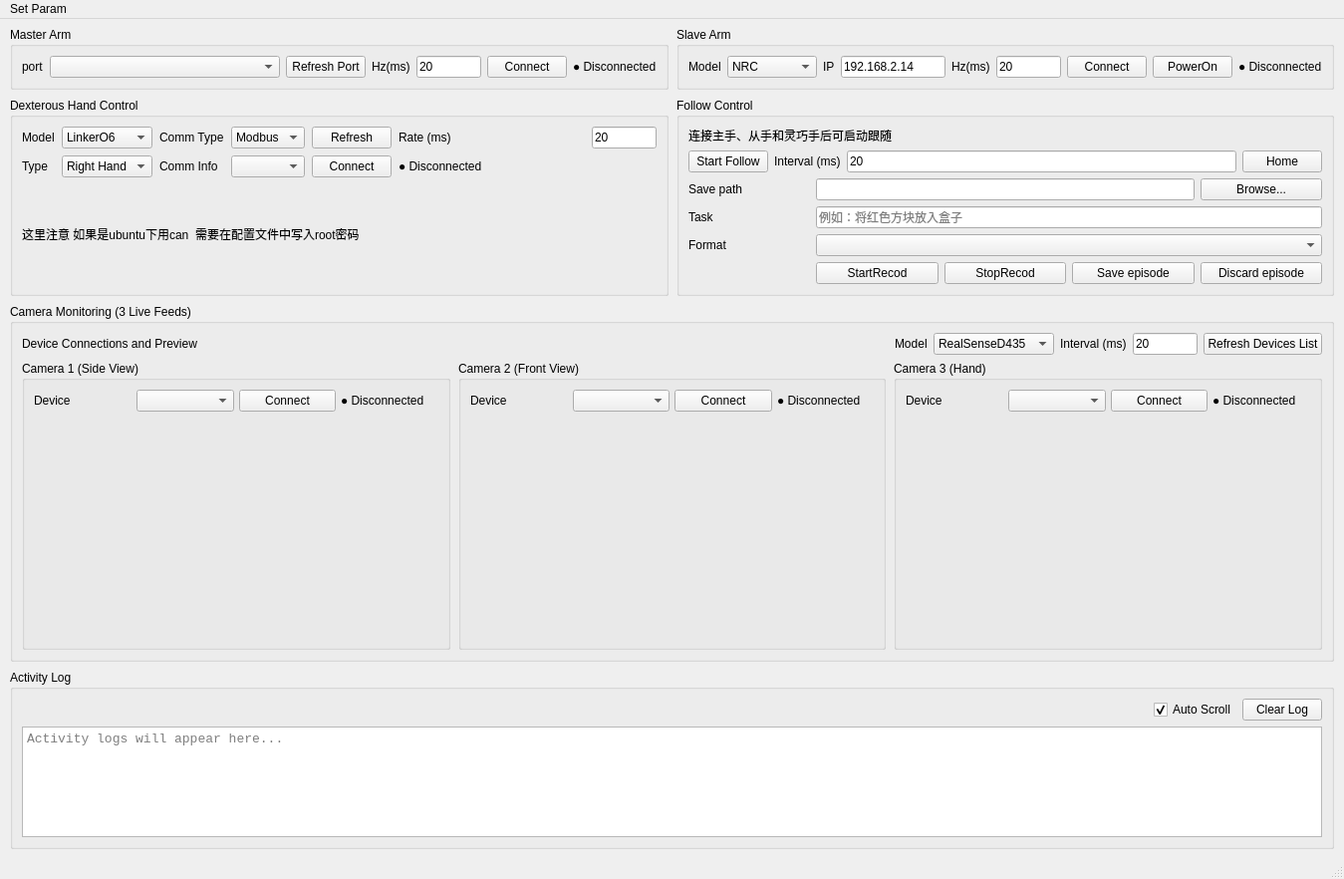
<?xml version="1.0" encoding="UTF-8"?>
<ui version="4.0">
 <class>MainWindow</class>
 <widget class="QMainWindow" name="MainWindow">
  <property name="geometry">
   <rect>
    <x>0</x>
    <y>0</y>
    <width>1349</width>
    <height>882</height>
   </rect>
  </property>
  <property name="windowTitle">
   <string>MainWindow</string>
  </property>
  <widget class="QWidget" name="centralwidget">
   <layout class="QVBoxLayout" name="verticalLayout_main" stretch="0,0,2,1">
    <property name="spacing">
     <number>8</number>
    </property>
    <property name="leftMargin">
     <number>10</number>
    </property>
    <property name="topMargin">
     <number>8</number>
    </property>
    <property name="rightMargin">
     <number>10</number>
    </property>
    <property name="bottomMargin">
     <number>8</number>
    </property>
    <item>
     <layout class="QHBoxLayout" name="horizontalLayout" stretch="1,1">
      <item>
       <widget class="QGroupBox" name="groupBox_2">
        <property name="title">
         <string>Master Arm</string>
        </property>
        <layout class="QHBoxLayout" name="horizontalLayout_master_arm" stretch="0,1,0,0,0,0,0">
         <property name="spacing">
          <number>6</number>
         </property>
         <item>
          <widget class="QLabel" name="label_31">
           <property name="text">
            <string>port</string>
           </property>
          </widget>
         </item>
         <item>
          <widget class="QComboBox" name="comboBox_master_port"/>
         </item>
         <item>
          <widget class="QPushButton" name="pushButton_refresh_master_port">
           <property name="text">
            <string>Refresh Port</string>
           </property>
          </widget>
         </item>
         <item>
          <widget class="QLabel" name="label_38">
           <property name="text">
            <string>Hz(ms)</string>
           </property>
          </widget>
         </item>
         <item>
          <widget class="QLineEdit" name="lineEdit_master_read_pos_rate">
           <property name="maximumSize">
            <size>
             <width>65</width>
             <height>16777215</height>
            </size>
           </property>
           <property name="text">
            <string>20</string>
           </property>
          </widget>
         </item>
         <item>
          <widget class="QPushButton" name="pushButton_connect_master_arm">
           <property name="text">
            <string>Connect</string>
           </property>
          </widget>
         </item>
         <item>
          <widget class="QLabel" name="label_master_status">
           <property name="minimumSize">
            <size>
             <width>78</width>
             <height>0</height>
            </size>
           </property>
           <property name="text">
            <string>● Disconnected</string>
           </property>
          </widget>
         </item>
        </layout>
       </widget>
      </item>
      <item>
       <widget class="QGroupBox" name="groupBox">
        <property name="title">
         <string>Slave Arm</string>
        </property>
        <layout class="QHBoxLayout" name="horizontalLayout_slave_arm" stretch="0,0,0,1,0,0,0,0,0">
         <property name="spacing">
          <number>6</number>
         </property>
         <item>
          <widget class="QLabel" name="label_32">
           <property name="text">
            <string>Model</string>
           </property>
          </widget>
         </item>
         <item>
          <widget class="QComboBox" name="comboBox_robot_type">
           <item>
            <property name="text">
             <string>NRC</string>
            </property>
           </item>
           <item>
            <property name="text">
             <string>Dobot_Cr3</string>
            </property>
           </item>
          </widget>
         </item>
         <item>
          <widget class="QLabel" name="label_16">
           <property name="text">
            <string>IP</string>
           </property>
          </widget>
         </item>
         <item>
          <widget class="QLineEdit" name="lineEdit_slave_arm_ip">
           <property name="text">
            <string>192.168.2.14</string>
           </property>
          </widget>
         </item>
         <item>
          <widget class="QLabel" name="label_30">
           <property name="text">
            <string>Hz(ms)</string>
           </property>
          </widget>
         </item>
         <item>
          <widget class="QLineEdit" name="lineEdit_slave_read_pos_rate">
           <property name="maximumSize">
            <size>
             <width>65</width>
             <height>16777215</height>
            </size>
           </property>
           <property name="text">
            <string>20</string>
           </property>
          </widget>
         </item>
         <item>
          <widget class="QPushButton" name="Btn_robot_connect">
           <property name="text">
            <string>Connect</string>
           </property>
          </widget>
         </item>
         <item>
          <widget class="QPushButton" name="pushButton_robot_PowerOn">
           <property name="text">
            <string>PowerOn</string>
           </property>
          </widget>
         </item>
         <item>
          <widget class="QLabel" name="label_slave_status">
           <property name="minimumSize">
            <size>
             <width>78</width>
             <height>0</height>
            </size>
           </property>
           <property name="text">
            <string>● Disconnected</string>
           </property>
          </widget>
         </item>
        </layout>
       </widget>
      </item>
     </layout>
    </item>
    <item>
     <layout class="QHBoxLayout" name="horizontalLayout_control_panels" stretch="1,1">
      <property name="spacing">
       <number>8</number>
      </property>
      <item>
       <widget class="QGroupBox" name="groupBox_hand_control">
        <property name="title">
         <string>Dexterous Hand Control</string>
        </property>
        <layout class="QVBoxLayout" name="verticalLayout_hand_control">
         <property name="spacing">
          <number>7</number>
         </property>
         <item>
          <layout class="QGridLayout" name="gridLayout_5">
           <item row="1" column="4">
            <widget class="QPushButton" name="pushButton_connect_hand">
             <property name="text">
              <string>Connect</string>
             </property>
            </widget>
           </item>
           <item row="1" column="5">
            <widget class="QLabel" name="label_hand_status">
             <property name="minimumSize">
              <size>
               <width>78</width>
               <height>0</height>
              </size>
             </property>
             <property name="text">
              <string>● Disconnected</string>
             </property>
            </widget>
           </item>
           <item row="1" column="0">
            <widget class="QLabel" name="label_34">
             <property name="text">
              <string>Type</string>
             </property>
            </widget>
           </item>
           <item row="0" column="3">
            <widget class="QComboBox" name="comboBox_hand_comm_type">
             <item>
              <property name="text">
               <string>Modbus</string>
              </property>
             </item>
             <item>
              <property name="text">
               <string>Can</string>
              </property>
             </item>
            </widget>
           </item>
           <item row="0" column="2">
            <widget class="QLabel" name="label_35">
             <property name="text">
              <string>Comm Type</string>
             </property>
            </widget>
           </item>
           <item row="1" column="3">
            <widget class="QComboBox" name="comboBox_hand_comm_info"/>
           </item>
           <item row="1" column="2">
            <widget class="QLabel" name="label_36">
             <property name="text">
              <string>Comm Info</string>
             </property>
            </widget>
           </item>
           <item row="1" column="1">
            <widget class="QComboBox" name="comboBox_hand_type">
             <item>
              <property name="text">
               <string>Right Hand</string>
              </property>
             </item>
             <item>
              <property name="text">
               <string>Left Hand</string>
              </property>
             </item>
            </widget>
           </item>
           <item row="0" column="4">
            <widget class="QPushButton" name="pushButton_refresh_hand_connect_info">
             <property name="text">
              <string>Refresh</string>
             </property>
            </widget>
           </item>
           <item row="0" column="5">
            <layout class="QHBoxLayout" name="horizontalLayout_hand_read_rate">
             <item>
              <widget class="QLabel" name="label_hand_read_rate">
               <property name="text">
                <string>Rate (ms)</string>
               </property>
              </widget>
             </item>
             <item>
              <widget class="QLineEdit" name="lineEdit_hand_read_pos_rate">
               <property name="maximumSize">
                <size>
                 <width>65</width>
                 <height>16777215</height>
                </size>
               </property>
               <property name="text">
                <string>20</string>
               </property>
              </widget>
             </item>
            </layout>
           </item>
           <item row="0" column="0">
            <widget class="QLabel" name="label_33">
             <property name="text">
              <string>Model</string>
             </property>
            </widget>
           </item>
           <item row="0" column="1">
            <widget class="QComboBox" name="comboBox_hand_model">
             <item>
              <property name="text">
               <string>LinkerO6</string>
              </property>
             </item>
            </widget>
           </item>
          </layout>
         </item>
         <item>
          <widget class="QLabel" name="label_37">
           <property name="text">
            <string>这里注意 如果是ubuntu下用can  需要在配置文件中写入root密码</string>
           </property>
           <property name="wordWrap">
            <bool>true</bool>
           </property>
          </widget>
         </item>
        </layout>
       </widget>
      </item>
      <item>
       <widget class="QGroupBox" name="groupBox_follow_control">
        <property name="title">
         <string>Follow Control</string>
        </property>
        <layout class="QHBoxLayout" name="horizontalLayout_2">
         <item>
          <layout class="QVBoxLayout" name="verticalLayout_2">
           <item>
            <layout class="QVBoxLayout" name="verticalLayout">
             <item>
              <widget class="QLabel" name="label_follow_hint">
               <property name="text">
                <string>连接主手、从手和灵巧手后可启动跟随</string>
               </property>
               <property name="wordWrap">
                <bool>true</bool>
               </property>
              </widget>
             </item>
             <item>
              <layout class="QHBoxLayout" name="horizontalLayout_follow_start">
               <item>
                <widget class="QPushButton" name="pushButton_start_follow">
                 <property name="text">
                  <string>Start Follow</string>
                 </property>
                </widget>
               </item>
               <item>
                <widget class="QLabel" name="label_follow_interval">
                 <property name="text">
                  <string>Interval (ms)</string>
                 </property>
                </widget>
               </item>
               <item>
                <widget class="QLineEdit" name="lineEdit_follow_rate">
                 <property name="text">
                  <string>20</string>
                 </property>
                </widget>
               </item>
               <item>
                <widget class="QPushButton" name="pushButton_slave_home_pos">
                 <property name="text">
                  <string>Home</string>
                 </property>
                </widget>
               </item>
              </layout>
             </item>
            </layout>
           </item>
           <item>
            <layout class="QGridLayout" name="gridLayout">
             <item row="3" column="1">
              <widget class="QPushButton" name="pushButton_start_recod">
               <property name="text">
                <string>StartRecod</string>
               </property>
              </widget>
             </item>
             <item row="3" column="2">
              <widget class="QPushButton" name="pushButton_stop_recod">
               <property name="text">
                <string>StopRecod</string>
               </property>
              </widget>
             </item>
             <item row="3" column="4">
              <widget class="QPushButton" name="pushButton_discard_episode">
               <property name="text">
                <string>Discard episode</string>
               </property>
              </widget>
             </item>
             <item row="0" column="0">
              <widget class="QLabel" name="label_2">
               <property name="text">
                <string>Save path</string>
               </property>
              </widget>
             </item>
             <item row="3" column="3">
              <widget class="QPushButton" name="pushButton_save_episode">
               <property name="text">
                <string>Save episode</string>
               </property>
              </widget>
             </item>
             <item row="0" column="1" colspan="3">
              <widget class="QLineEdit" name="lineEdit_save_file_path"/>
             </item>
             <item row="0" column="4">
              <widget class="QPushButton" name="pushButton_browse_save_path">
               <property name="text">
                <string>Browse...</string>
               </property>
              </widget>
             </item>
             <item row="1" column="0">
              <widget class="QLabel" name="label_task">
               <property name="text">
                <string>Task</string>
               </property>
               <property name="buddy">
                <cstring>lineEdit_task</cstring>
               </property>
              </widget>
             </item>
             <item row="1" column="1" colspan="4">
              <widget class="QLineEdit" name="lineEdit_task">
               <property name="toolTip">
                <string>每条 episode 使用开始采集时填写的任务描述；保存或丢弃后可修改。</string>
               </property>
               <property name="placeholderText">
                <string>例如：将红色方块放入盒子</string>
               </property>
              </widget>
             </item>
             <item row="2" column="0">
              <widget class="QLabel" name="label_recording_format">
               <property name="text">
                <string>Format</string>
               </property>
               <property name="buddy">
                <cstring>comboBox_recording_format</cstring>
               </property>
              </widget>
             </item>
             <item row="2" column="1" colspan="4">
              <widget class="QComboBox" name="comboBox_recording_format">
               <property name="toolTip">
                <string>选择 LeRobot 数据集格式；保存或丢弃本条 episode 后可切换。</string>
               </property>
              </widget>
             </item>
            </layout>
           </item>
          </layout>
         </item>
        </layout>
       </widget>
      </item>
     </layout>
    </item>
    <item>
     <widget class="QGroupBox" name="groupBox_camera_monitor">
      <property name="title">
       <string>Camera Monitoring (3 Live Feeds)</string>
      </property>
      <layout class="QVBoxLayout" name="verticalLayout_camera_monitor" stretch="0,1">
       <property name="spacing">
        <number>6</number>
       </property>
       <item>
        <layout class="QHBoxLayout" name="horizontalLayout_camera_toolbar">
         <item>
          <widget class="QLabel" name="label_camera_monitor_hint">
           <property name="text">
            <string>Device Connections and Preview</string>
           </property>
          </widget>
         </item>
         <item>
          <spacer name="horizontalSpacer_camera_toolbar">
           <property name="orientation">
            <enum>Qt::Orientation::Horizontal</enum>
           </property>
           <property name="sizeHint" stdset="0">
            <size>
             <width>0</width>
             <height>0</height>
            </size>
           </property>
          </spacer>
         </item>
         <item>
          <widget class="QLabel" name="label">
           <property name="text">
            <string>Model</string>
           </property>
          </widget>
         </item>
         <item>
          <widget class="QComboBox" name="comboBox_camera_model">
           <item>
            <property name="text">
             <string>RealSenseD435</string>
            </property>
           </item>
          </widget>
         </item>
         <item>
          <widget class="QLabel" name="label_camera_frame_interval">
           <property name="text">
            <string>Interval (ms)</string>
           </property>
          </widget>
         </item>
         <item>
          <widget class="QLineEdit" name="lineEdit_camera_frame_interval">
           <property name="maximumSize">
            <size>
             <width>65</width>
             <height>16777215</height>
            </size>
           </property>
           <property name="text">
            <string>20</string>
           </property>
          </widget>
         </item>
         <item>
          <widget class="QPushButton" name="pushButton_camera_refresh">
           <property name="enabled">
            <bool>true</bool>
           </property>
           <property name="text">
            <string>Refresh Devices List</string>
           </property>
          </widget>
         </item>
        </layout>
       </item>
       <item>
        <layout class="QHBoxLayout" name="horizontalLayout_camera_cards">
         <property name="spacing">
          <number>8</number>
         </property>
         <item>
          <widget class="QGroupBox" name="groupBox_camera_1">
           <property name="title">
            <string>Camera 1 (Side View)</string>
           </property>
           <layout class="QVBoxLayout" name="verticalLayout_camera_1" stretch="0,1">
            <property name="spacing">
             <number>5</number>
            </property>
            <item>
             <layout class="QHBoxLayout" name="horizontalLayout_camera_controls_1">
              <item>
               <widget class="QLabel" name="label_camera_device_1">
                <property name="text">
                 <string>Device</string>
                </property>
               </widget>
              </item>
              <item>
               <widget class="QComboBox" name="comboBox_camera_device_side"/>
              </item>
              <item>
               <widget class="QPushButton" name="pushButton_connect_side_camera">
                <property name="enabled">
                 <bool>true</bool>
                </property>
                <property name="text">
                 <string>Connect</string>
                </property>
               </widget>
              </item>
              <item>
               <widget class="QLabel" name="label_camera_status_1">
                <property name="text">
                 <string>● Disconnected</string>
                </property>
               </widget>
              </item>
             </layout>
            </item>
            <item>
             <widget class="QLabel" name="label_camera_preview_1">
              <property name="minimumSize">
               <size>
                <width>0</width>
                <height>185</height>
               </size>
              </property>
              <property name="text">
               <string/>
              </property>
              <property name="alignment">
               <set>Qt::AlignmentFlag::AlignCenter</set>
              </property>
             </widget>
            </item>
           </layout>
          </widget>
         </item>
         <item>
          <widget class="QGroupBox" name="groupBox_camera_2">
           <property name="title">
            <string>Camera 2 (Front View)</string>
           </property>
           <layout class="QVBoxLayout" name="verticalLayout_camera_2" stretch="0,1">
            <property name="spacing">
             <number>5</number>
            </property>
            <item>
             <layout class="QHBoxLayout" name="horizontalLayout_camera_controls_2">
              <item>
               <widget class="QLabel" name="label_camera_device_2">
                <property name="text">
                 <string>Device</string>
                </property>
               </widget>
              </item>
              <item>
               <widget class="QComboBox" name="comboBox_camera_device_front"/>
              </item>
              <item>
               <widget class="QPushButton" name="pushButton_connect__front_camera">
                <property name="enabled">
                 <bool>true</bool>
                </property>
                <property name="text">
                 <string>Connect</string>
                </property>
               </widget>
              </item>
              <item>
               <widget class="QLabel" name="label_camera_status_2">
                <property name="text">
                 <string>● Disconnected</string>
                </property>
               </widget>
              </item>
             </layout>
            </item>
            <item>
             <widget class="QLabel" name="label_camera_preview_2">
              <property name="minimumSize">
               <size>
                <width>0</width>
                <height>185</height>
               </size>
              </property>
              <property name="text">
               <string/>
              </property>
              <property name="alignment">
               <set>Qt::AlignmentFlag::AlignCenter</set>
              </property>
             </widget>
            </item>
           </layout>
          </widget>
         </item>
         <item>
          <widget class="QGroupBox" name="groupBox_camera_3">
           <property name="title">
            <string>Camera 3 (Hand)</string>
           </property>
           <layout class="QVBoxLayout" name="verticalLayout_camera_3" stretch="0,1">
            <property name="spacing">
             <number>5</number>
            </property>
            <item>
             <layout class="QHBoxLayout" name="horizontalLayout_camera_controls_3">
              <item>
               <widget class="QLabel" name="label_camera_device_3">
                <property name="text">
                 <string>Device</string>
                </property>
               </widget>
              </item>
              <item>
               <widget class="QComboBox" name="comboBox_camera_device_hand"/>
              </item>
              <item>
               <widget class="QPushButton" name="pushButton_connect_camera_hand">
                <property name="enabled">
                 <bool>true</bool>
                </property>
                <property name="text">
                 <string>Connect</string>
                </property>
               </widget>
              </item>
              <item>
               <widget class="QLabel" name="label_camera_status_3">
                <property name="text">
                 <string>● Disconnected</string>
                </property>
               </widget>
              </item>
             </layout>
            </item>
            <item>
             <widget class="QLabel" name="label_camera_preview_3">
              <property name="minimumSize">
               <size>
                <width>0</width>
                <height>185</height>
               </size>
              </property>
              <property name="text">
               <string/>
              </property>
              <property name="alignment">
               <set>Qt::AlignmentFlag::AlignCenter</set>
              </property>
             </widget>
            </item>
           </layout>
          </widget>
         </item>
        </layout>
       </item>
      </layout>
     </widget>
    </item>
    <item>
     <widget class="QGroupBox" name="groupBox_log">
      <property name="minimumSize">
       <size>
        <width>0</width>
        <height>100</height>
       </size>
      </property>
      <property name="title">
       <string>Activity Log</string>
      </property>
      <layout class="QVBoxLayout" name="verticalLayout_4">
       <item>
        <layout class="QHBoxLayout" name="horizontalLayout_log_toolbar">
         <item>
          <spacer name="spacer_log">
           <property name="orientation">
            <enum>Qt::Orientation::Horizontal</enum>
           </property>
           <property name="sizeHint" stdset="0">
            <size>
             <width>40</width>
             <height>20</height>
            </size>
           </property>
          </spacer>
         </item>
         <item>
          <widget class="QCheckBox" name="checkBox_log_autoscroll">
           <property name="text">
            <string>Auto Scroll</string>
           </property>
           <property name="checked">
            <bool>true</bool>
           </property>
          </widget>
         </item>
         <item>
          <widget class="QPushButton" name="pushButton_clear_log">
           <property name="text">
            <string>Clear Log</string>
           </property>
          </widget>
         </item>
        </layout>
       </item>
       <item>
        <widget class="QPlainTextEdit" name="plainTextEdit_log">
         <property name="font">
          <font>
           <family>Monospace</family>
           <pointsize>10</pointsize>
          </font>
         </property>
         <property name="lineWrapMode">
          <enum>QPlainTextEdit::LineWrapMode::NoWrap</enum>
         </property>
         <property name="readOnly">
          <bool>true</bool>
         </property>
         <property name="maximumBlockCount">
          <number>2000</number>
         </property>
         <property name="placeholderText">
          <string>Activity logs will appear here...</string>
         </property>
        </widget>
       </item>
      </layout>
     </widget>
    </item>
   </layout>
  </widget>
  <widget class="QMenuBar" name="menubar">
   <property name="geometry">
    <rect>
     <x>0</x>
     <y>0</y>
     <width>1349</width>
     <height>22</height>
    </rect>
   </property>
   <addaction name="menuSet_Param"/>
  </widget>
  <widget class="QStatusBar" name="statusbar"/>
  <action name="menuSet_Param">
   <property name="text">
    <string>Set Param</string>
   </property>
  </action>
 </widget>
 <resources/>
 <connections/>
</ui>
